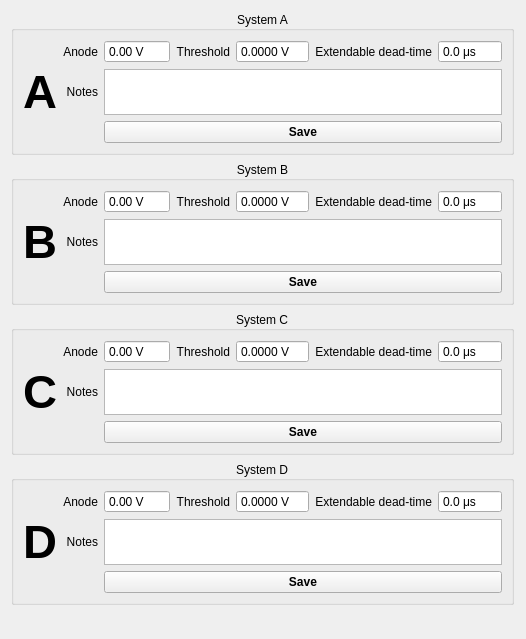
          <widget class="QWidget" name="tab_2">
           <attribute name="title">
            <string>Protocol</string>
           </attribute>
           <layout class="QGridLayout" name="gridLayout_10">
            <item row="0" column="0">
             <spacer name="horizontalSpacer_7">
              <property name="orientation">
               <enum>Qt::Horizontal</enum>
              </property>
              <property name="sizeHint" stdset="0">
               <size>
                <width>0</width>
                <height>20</height>
               </size>
              </property>
             </spacer>
            </item>
            <item row="0" column="1">
             <widget class="QGroupBox" name="protocol_groupBox">
              <property name="title">
               <string>System A</string>
              </property>
              <property name="alignment">
               <set>Qt::AlignCenter</set>
              </property>
              <layout class="QGridLayout" name="gridLayout_6">
               <item row="0" column="2">
                <widget class="QDoubleSpinBox" name="anodeVoltage_doubleSpinBox">
                 <property name="buttonSymbols">
                  <enum>QAbstractSpinBox::NoButtons</enum>
                 </property>
                 <property name="suffix">
                  <string> V</string>
                 </property>
                 <property name="maximum">
                  <double>8000.000000000000000</double>
                 </property>
                </widget>
               </item>
               <item row="0" column="5">
                <widget class="QLabel" name="label_6">
                 <property name="text">
                  <string>Extendable dead-time</string>
                 </property>
                 <property name="alignment">
                  <set>Qt::AlignRight|Qt::AlignTrailing|Qt::AlignVCenter</set>
                 </property>
                </widget>
               </item>
               <item row="0" column="1">
                <widget class="QLabel" name="label_4">
                 <property name="text">
                  <string>Anode</string>
                 </property>
                 <property name="alignment">
                  <set>Qt::AlignRight|Qt::AlignTrailing|Qt::AlignVCenter</set>
                 </property>
                </widget>
               </item>
               <item row="2" column="2" colspan="5">
                <widget class="QPushButton" name="saveProtocolo_pushButton">
                 <property name="font">
                  <font>
                   <weight>75</weight>
                   <bold>true</bold>
                  </font>
                 </property>
                 <property name="text">
                  <string>Save</string>
                 </property>
                </widget>
               </item>
               <item row="0" column="3">
                <widget class="QLabel" name="label_5">
                 <property name="text">
                  <string>Threshold</string>
                 </property>
                 <property name="alignment">
                  <set>Qt::AlignRight|Qt::AlignTrailing|Qt::AlignVCenter</set>
                 </property>
                </widget>
               </item>
               <item row="0" column="6">
                <widget class="QDoubleSpinBox" name="extendableDeadTime_doubleSpinBox">
                 <property name="buttonSymbols">
                  <enum>QAbstractSpinBox::NoButtons</enum>
                 </property>
                 <property name="suffix">
                  <string> μs</string>
                 </property>
                 <property name="decimals">
                  <number>1</number>
                 </property>
                 <property name="maximum">
                  <double>1300.000000000000000</double>
                 </property>
                </widget>
               </item>
               <item row="1" column="1">
                <widget class="QLabel" name="label_7">
                 <property name="text">
                  <string>Notes</string>
                 </property>
                 <property name="alignment">
                  <set>Qt::AlignRight|Qt::AlignTrailing|Qt::AlignVCenter</set>
                 </property>
                </widget>
               </item>
               <item row="1" column="2" colspan="5">
                <widget class="QPlainTextEdit" name="notes_plainTextEdit">
                 <property name="sizePolicy">
                  <sizepolicy hsizetype="Preferred" vsizetype="Preferred">
                   <horstretch>0</horstretch>
                   <verstretch>0</verstretch>
                  </sizepolicy>
                 </property>
                 <property name="maximumSize">
                  <size>
                   <width>16777215</width>
                   <height>46</height>
                  </size>
                 </property>
                </widget>
               </item>
               <item row="0" column="4">
                <widget class="QDoubleSpinBox" name="thresholdVoltage_doubleSpinBox">
                 <property name="buttonSymbols">
                  <enum>QAbstractSpinBox::NoButtons</enum>
                 </property>
                 <property name="suffix">
                  <string> V</string>
                 </property>
                 <property name="decimals">
                  <number>4</number>
                 </property>
                 <property name="maximum">
                  <double>100.000000000000000</double>
                 </property>
                </widget>
               </item>
               <item row="0" column="0" rowspan="3">
                <widget class="QLabel" name="label_29">
                 <property name="font">
                  <font>
                   <pointsize>35</pointsize>
                   <weight>75</weight>
                   <bold>true</bold>
                  </font>
                 </property>
                 <property name="text">
                  <string>A</string>
                 </property>
                </widget>
               </item>
              </layout>
             </widget>
            </item>
            <item row="0" column="2">
             <spacer name="horizontalSpacer_8">
              <property name="orientation">
               <enum>Qt::Horizontal</enum>
              </property>
              <property name="sizeHint" stdset="0">
               <size>
                <width>1</width>
                <height>20</height>
               </size>
              </property>
             </spacer>
            </item>
            <item row="1" column="1">
             <widget class="QGroupBox" name="protocol_groupBox_2">
              <property name="title">
               <string>System B</string>
              </property>
              <property name="alignment">
               <set>Qt::AlignCenter</set>
              </property>
              <layout class="QGridLayout" name="gridLayout_7">
               <item row="0" column="3">
                <widget class="QLabel" name="label_9">
                 <property name="text">
                  <string>Threshold</string>
                 </property>
                 <property name="alignment">
                  <set>Qt::AlignRight|Qt::AlignTrailing|Qt::AlignVCenter</set>
                 </property>
                </widget>
               </item>
               <item row="1" column="1">
                <widget class="QLabel" name="label_11">
                 <property name="text">
                  <string>Notes</string>
                 </property>
                 <property name="alignment">
                  <set>Qt::AlignRight|Qt::AlignTrailing|Qt::AlignVCenter</set>
                 </property>
                </widget>
               </item>
               <item row="0" column="4">
                <widget class="QDoubleSpinBox" name="thresholdVoltage_doubleSpinBox_2">
                 <property name="buttonSymbols">
                  <enum>QAbstractSpinBox::NoButtons</enum>
                 </property>
                 <property name="suffix">
                  <string> V</string>
                 </property>
                 <property name="decimals">
                  <number>4</number>
                 </property>
                 <property name="maximum">
                  <double>100.000000000000000</double>
                 </property>
                </widget>
               </item>
               <item row="1" column="2" colspan="5">
                <widget class="QPlainTextEdit" name="notes_plainTextEdit_2">
                 <property name="sizePolicy">
                  <sizepolicy hsizetype="Preferred" vsizetype="Preferred">
                   <horstretch>0</horstretch>
                   <verstretch>0</verstretch>
                  </sizepolicy>
                 </property>
                 <property name="maximumSize">
                  <size>
                   <width>16777215</width>
                   <height>46</height>
                  </size>
                 </property>
                </widget>
               </item>
               <item row="2" column="2" colspan="5">
                <widget class="QPushButton" name="saveProtocolo_pushButton_2">
                 <property name="font">
                  <font>
                   <weight>75</weight>
                   <bold>true</bold>
                  </font>
                 </property>
                 <property name="text">
                  <string>Save</string>
                 </property>
                </widget>
               </item>
               <item row="0" column="1">
                <widget class="QLabel" name="label_8">
                 <property name="text">
                  <string>Anode</string>
                 </property>
                 <property name="alignment">
                  <set>Qt::AlignRight|Qt::AlignTrailing|Qt::AlignVCenter</set>
                 </property>
                </widget>
               </item>
               <item row="0" column="5">
                <widget class="QLabel" name="label_10">
                 <property name="text">
                  <string>Extendable dead-time</string>
                 </property>
                 <property name="alignment">
                  <set>Qt::AlignRight|Qt::AlignTrailing|Qt::AlignVCenter</set>
                 </property>
                </widget>
               </item>
               <item row="0" column="6">
                <widget class="QDoubleSpinBox" name="extendableDeadTime_doubleSpinBox_2">
                 <property name="buttonSymbols">
                  <enum>QAbstractSpinBox::NoButtons</enum>
                 </property>
                 <property name="suffix">
                  <string> μs</string>
                 </property>
                 <property name="decimals">
                  <number>1</number>
                 </property>
                 <property name="maximum">
                  <double>1300.000000000000000</double>
                 </property>
                </widget>
               </item>
               <item row="0" column="2">
                <widget class="QDoubleSpinBox" name="anodeVoltage_doubleSpinBox_2">
                 <property name="buttonSymbols">
                  <enum>QAbstractSpinBox::NoButtons</enum>
                 </property>
                 <property name="suffix">
                  <string> V</string>
                 </property>
                 <property name="maximum">
                  <double>8000.000000000000000</double>
                 </property>
                </widget>
               </item>
               <item row="0" column="0" rowspan="3">
                <widget class="QLabel" name="label_28">
                 <property name="font">
                  <font>
                   <pointsize>35</pointsize>
                   <weight>75</weight>
                   <bold>true</bold>
                  </font>
                 </property>
                 <property name="text">
                  <string>B</string>
                 </property>
                </widget>
               </item>
              </layout>
             </widget>
            </item>
            <item row="2" column="1">
             <widget class="QGroupBox" name="protocol_groupBox_3">
              <property name="title">
               <string>System C</string>
              </property>
              <property name="alignment">
               <set>Qt::AlignCenter</set>
              </property>
              <layout class="QGridLayout" name="gridLayout_8">
               <item row="0" column="3">
                <widget class="QLabel" name="label_13">
                 <property name="text">
                  <string>Threshold</string>
                 </property>
                 <property name="alignment">
                  <set>Qt::AlignRight|Qt::AlignTrailing|Qt::AlignVCenter</set>
                 </property>
                </widget>
               </item>
               <item row="1" column="2" colspan="5">
                <widget class="QPlainTextEdit" name="notes_plainTextEdit_3">
                 <property name="sizePolicy">
                  <sizepolicy hsizetype="Preferred" vsizetype="Preferred">
                   <horstretch>0</horstretch>
                   <verstretch>0</verstretch>
                  </sizepolicy>
                 </property>
                 <property name="maximumSize">
                  <size>
                   <width>16777215</width>
                   <height>46</height>
                  </size>
                 </property>
                </widget>
               </item>
               <item row="1" column="1">
                <widget class="QLabel" name="label_15">
                 <property name="text">
                  <string>Notes</string>
                 </property>
                 <property name="alignment">
                  <set>Qt::AlignRight|Qt::AlignTrailing|Qt::AlignVCenter</set>
                 </property>
                </widget>
               </item>
               <item row="0" column="2">
                <widget class="QDoubleSpinBox" name="anodeVoltage_doubleSpinBox_3">
                 <property name="buttonSymbols">
                  <enum>QAbstractSpinBox::NoButtons</enum>
                 </property>
                 <property name="suffix">
                  <string> V</string>
                 </property>
                 <property name="maximum">
                  <double>8000.000000000000000</double>
                 </property>
                </widget>
               </item>
               <item row="2" column="2" colspan="5">
                <widget class="QPushButton" name="saveProtocolo_pushButton_3">
                 <property name="font">
                  <font>
                   <weight>75</weight>
                   <bold>true</bold>
                  </font>
                 </property>
                 <property name="text">
                  <string>Save</string>
                 </property>
                </widget>
               </item>
               <item row="0" column="5">
                <widget class="QLabel" name="label_14">
                 <property name="text">
                  <string>Extendable dead-time</string>
                 </property>
                 <property name="alignment">
                  <set>Qt::AlignRight|Qt::AlignTrailing|Qt::AlignVCenter</set>
                 </property>
                </widget>
               </item>
               <item row="0" column="1">
                <widget class="QLabel" name="label_12">
                 <property name="text">
                  <string>Anode</string>
                 </property>
                 <property name="alignment">
                  <set>Qt::AlignRight|Qt::AlignTrailing|Qt::AlignVCenter</set>
                 </property>
                </widget>
               </item>
               <item row="0" column="6">
                <widget class="QDoubleSpinBox" name="extendableDeadTime_doubleSpinBox_3">
                 <property name="buttonSymbols">
                  <enum>QAbstractSpinBox::NoButtons</enum>
                 </property>
                 <property name="suffix">
                  <string> μs</string>
                 </property>
                 <property name="decimals">
                  <number>1</number>
                 </property>
                 <property name="maximum">
                  <double>1300.000000000000000</double>
                 </property>
                </widget>
               </item>
               <item row="0" column="4">
                <widget class="QDoubleSpinBox" name="thresholdVoltage_doubleSpinBox_3">
                 <property name="buttonSymbols">
                  <enum>QAbstractSpinBox::NoButtons</enum>
                 </property>
                 <property name="suffix">
                  <string> V</string>
                 </property>
                 <property name="decimals">
                  <number>4</number>
                 </property>
                 <property name="maximum">
                  <double>100.000000000000000</double>
                 </property>
                </widget>
               </item>
               <item row="0" column="0" rowspan="3">
                <widget class="QLabel" name="label_27">
                 <property name="font">
                  <font>
                   <pointsize>35</pointsize>
                   <weight>75</weight>
                   <bold>true</bold>
                  </font>
                 </property>
                 <property name="text">
                  <string>C</string>
                 </property>
                </widget>
               </item>
              </layout>
             </widget>
            </item>
            <item row="3" column="1">
             <widget class="QGroupBox" name="protocol_groupBox_4">
              <property name="title">
               <string>System D</string>
              </property>
              <property name="alignment">
               <set>Qt::AlignCenter</set>
              </property>
              <layout class="QGridLayout" name="gridLayout_9">
               <item row="0" column="6">
                <widget class="QDoubleSpinBox" name="extendableDeadTime_doubleSpinBox_4">
                 <property name="buttonSymbols">
                  <enum>QAbstractSpinBox::NoButtons</enum>
                 </property>
                 <property name="suffix">
                  <string> μs</string>
                 </property>
                 <property name="decimals">
                  <number>1</number>
                 </property>
                 <property name="maximum">
                  <double>1300.000000000000000</double>
                 </property>
                </widget>
               </item>
               <item row="1" column="2" colspan="5">
                <widget class="QPlainTextEdit" name="notes_plainTextEdit_4">
                 <property name="sizePolicy">
                  <sizepolicy hsizetype="Preferred" vsizetype="Preferred">
                   <horstretch>0</horstretch>
                   <verstretch>0</verstretch>
                  </sizepolicy>
                 </property>
                 <property name="maximumSize">
                  <size>
                   <width>16777215</width>
                   <height>46</height>
                  </size>
                 </property>
                </widget>
               </item>
               <item row="0" column="4">
                <widget class="QDoubleSpinBox" name="thresholdVoltage_doubleSpinBox_4">
                 <property name="buttonSymbols">
                  <enum>QAbstractSpinBox::NoButtons</enum>
                 </property>
                 <property name="suffix">
                  <string> V</string>
                 </property>
                 <property name="decimals">
                  <number>4</number>
                 </property>
                 <property name="maximum">
                  <double>100.000000000000000</double>
                 </property>
                </widget>
               </item>
               <item row="2" column="2" colspan="5">
                <widget class="QPushButton" name="saveProtocolo_pushButton_4">
                 <property name="font">
                  <font>
                   <weight>75</weight>
                   <bold>true</bold>
                  </font>
                 </property>
                 <property name="text">
                  <string>Save</string>
                 </property>
                </widget>
               </item>
               <item row="0" column="3">
                <widget class="QLabel" name="label_17">
                 <property name="text">
                  <string>Threshold</string>
                 </property>
                 <property name="alignment">
                  <set>Qt::AlignRight|Qt::AlignTrailing|Qt::AlignVCenter</set>
                 </property>
                </widget>
               </item>
               <item row="0" column="1">
                <widget class="QLabel" name="label_16">
                 <property name="text">
                  <string>Anode</string>
                 </property>
                 <property name="alignment">
                  <set>Qt::AlignRight|Qt::AlignTrailing|Qt::AlignVCenter</set>
                 </property>
                </widget>
               </item>
               <item row="0" column="2">
                <widget class="QDoubleSpinBox" name="anodeVoltage_doubleSpinBox_4">
                 <property name="buttonSymbols">
                  <enum>QAbstractSpinBox::NoButtons</enum>
                 </property>
                 <property name="suffix">
                  <string> V</string>
                 </property>
                 <property name="maximum">
                  <double>8000.000000000000000</double>
                 </property>
                </widget>
               </item>
               <item row="0" column="5">
                <widget class="QLabel" name="label_18">
                 <property name="text">
                  <string>Extendable dead-time</string>
                 </property>
                 <property name="alignment">
                  <set>Qt::AlignRight|Qt::AlignTrailing|Qt::AlignVCenter</set>
                 </property>
                </widget>
               </item>
               <item row="1" column="1">
                <widget class="QLabel" name="label_19">
                 <property name="text">
                  <string>Notes</string>
                 </property>
                 <property name="alignment">
                  <set>Qt::AlignRight|Qt::AlignTrailing|Qt::AlignVCenter</set>
                 </property>
                </widget>
               </item>
               <item row="0" column="0" rowspan="3">
                <widget class="QLabel" name="label_26">
                 <property name="font">
                  <font>
                   <pointsize>35</pointsize>
                   <weight>75</weight>
                   <bold>true</bold>
                  </font>
                 </property>
                 <property name="text">
                  <string>D</string>
                 </property>
                </widget>
               </item>
              </layout>
             </widget>
            </item>
            <item row="4" column="1">
             <spacer name="verticalSpacer_3">
              <property name="orientation">
               <enum>Qt::Vertical</enum>
              </property>
              <property name="sizeHint" stdset="0">
               <size>
                <width>20</width>
                <height>23</height>
               </size>
              </property>
             </spacer>
            </item>
           </layout>
          </widget>
